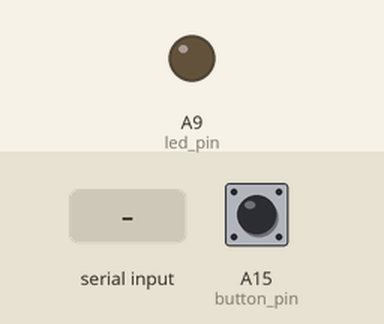
Simulated run of this program. Board: Arduino Mega 2560, built with avr-gcc and run on an emulated ATmega2560. On the bench: output pins drawn as LEDs (lit = HIGH). The inputs (shaded band) are chosen by the test bench; at power-on: A15 (button_pin) HIGH.

Above: at 1.2 s.
1.3 s: "1" received over Serial
At 1.8 s:
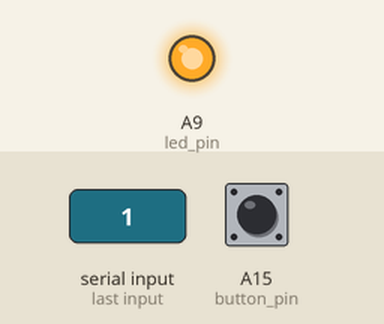
4.4 s: "0" received over Serial
At 5.3 s:
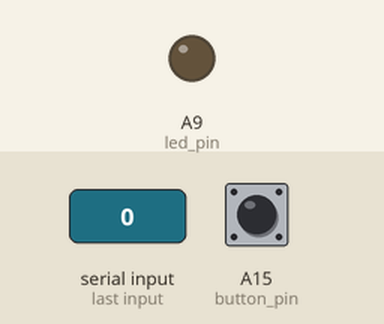
Timing chart, 0 to 7.4 s (numbered marks = the images above; inputs shaded):
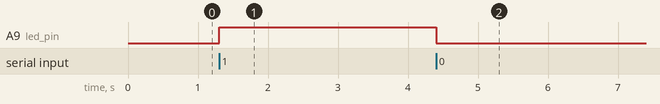

The program:

main.cpp
```cpp
#include <Arduino.h>

/*GLOBAL VARIABLES*/
enum pieces{EMPTY, wP, wN, wB, wR, wQ, wK, bP, bN, bB, bR, bQ, bK};
char pieces[] = {'0', 'P', 'N', 'B', 'R', 'Q', 'K', 'P', 'N', 'B', 'R', 'Q', 'K'};
int sensor_board[8][8] = {
  {23,25,27,29,31,33,35,37},
  {39,41,43,45,47,49,51,53},
  {22,24,26,28,30,32,34,36},
  {38,40,42,44,46,48,50,52},
  {14,15,16,17,18,19,20,21},
  { 2, 3, 4, 5, 6, 7, 8, 9},
  {10,11,12,13,A0,A1,A2,A3},
  {A4,A5,A6,A7,A8,A9,A10,A11}
};

int cur_board[8][8] = {
  {wR, wN, wB, wQ, wK, wB, EMPTY, wR},
  {wP, wP, wP, wP, wP, wP, wP, wP},
  {EMPTY, EMPTY, EMPTY, EMPTY, EMPTY, EMPTY, EMPTY, wN},
  {EMPTY, EMPTY, EMPTY, EMPTY, EMPTY, EMPTY, EMPTY, EMPTY},
  {EMPTY, EMPTY, EMPTY, EMPTY, EMPTY, EMPTY, EMPTY, EMPTY},
  {EMPTY, EMPTY, EMPTY, EMPTY, EMPTY, EMPTY, EMPTY, EMPTY},
  {bP, bP, bP, bP, bP, bP, bP, bP},
  {bR, bN, bB, bQ, bK, bB, bN, bR}
};

int prev_board[8][8] = {
  {wR, wN, wB, wQ, wK, wB, wN, wR},
  {wP, wP, wP, wP, wP, wP, wP, wP},
  {EMPTY, EMPTY, EMPTY, EMPTY, EMPTY, EMPTY, EMPTY, EMPTY},
  {EMPTY, EMPTY, EMPTY, EMPTY, EMPTY, EMPTY, EMPTY, EMPTY},
  {EMPTY, EMPTY, EMPTY, EMPTY, EMPTY, EMPTY, EMPTY, EMPTY},
  {EMPTY, EMPTY, EMPTY, EMPTY, EMPTY, EMPTY, EMPTY, EMPTY},
  {bP, bP, bP, bP, bP, bP, bP, bP},
  {bR, bN, bB, bQ, bK, bB, bN, bR}
};

String prev_move = "nothing";
String move;
int percent = 0;
int prev_percent = 0;

int led_pin = A9;
int button_pin = A15;


/*FUNCTION DECLARATIONS*/
String get_move(int board[8][8], int prev_board[8][8]);
void print_board(int board[8][8]);
bool compare_board(int cur[8][8], int prev[8][8]);

/*SETUP FUNCTION*/
void setup() {
  Serial.begin(9600);
  pinMode(led_pin, OUTPUT);
  pinMode(button_pin, INPUT_PULLUP);

  // for(int i = 7; i >= 0; --i){
  //   for(int j = 0; j < 8; ++j){
  //     pinMode(sensor_board[i][j], INPUT_PULLUP);
  //   }
  // }

}

/*MAIN FUNCTION*/
void loop() {
  int state = digitalRead(button_pin);

	if (state == LOW) {
    if(compare_board(cur_board, prev_board) == false){  //Compare the board and get the move
      move = get_move(cur_board, prev_board);
      // Serial.println(move);
    }

    if(move != prev_move){     //Only print if the previous move is not the same
      Serial.println(move);
      prev_move = move;
    }
	}

    if(Serial.available() > 0){    //Recieve the the shock signal from the server
      String input_string = "";

      while(Serial.available() > 0){
        input_string += char(Serial.read());
      }

      if(input_string == "1"){
        digitalWrite(led_pin, HIGH);
      } else {
        digitalWrite(led_pin, LOW);
      }
    }

}

/*FUNCTION DEFINITIONS*/
String get_move(int board[8][8], int prev_board[8][8]){
  char piece = ' ';
  String from = "";
  String to = "";

  for(int i = 7; i >= 0; --i){
    for(int j = 0; j < 8; ++j){
      if(prev_board[i][j] != board[i][j]){
        if(board[i][j] == EMPTY){
          from += String(char('a' + j));
          from += String(i+1);
        } else {
          to += String(char('a' + j));
          to += String(i+1);
          piece = pieces[board[i][j]];
        }
      }
    }
  }
  String out = String(piece) + from + "x" + to;

  return out;
}

void print_board(int board[8][8]){
  Serial.println();
  for(int i = 7; i >= 0; --i){
    for(int j = 0; j < 8; ++j){
      Serial.print(board[i][j]);
      Serial.print(" ");
    }
    Serial.println();
  }
}

bool compare_board(int cur[8][8], int prev[8][8]){
  for(int i = 0; i < 8; ++i){
    for(int j = 0; j < 8;++j){
      if(cur[i][j] != prev[i][j]){
        return false;
      }
    }
  }

  return true;
}
```

Measured:
- after the input at 1.3 s, A9 (led_pin): LOW → HIGH at once
- after the input at 4.4 s, A9 (led_pin): HIGH → LOW at once
